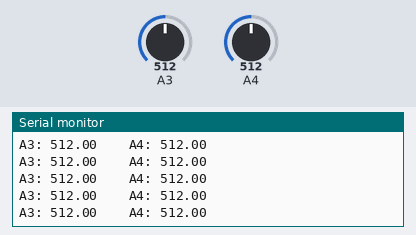
Simulated run of this sketch. Board: Arduino Uno, built with avr-gcc and run on an emulated ATmega328P. Parts: the last lines printed to the serial monitor. The test bench sets the inputs (shaded band); at power-on: A3 = 512, A4 = 512.

Above: at 1.2 s.
1.3 s: A3 set to 716
At 1.35 s:
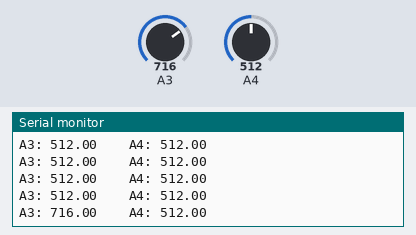
2.8 s: A4 set to 716
At 2.89 s:
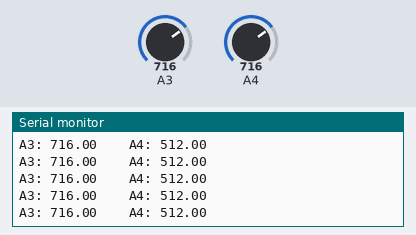
4.3 s: A3 set to 900
At 4.34 s:
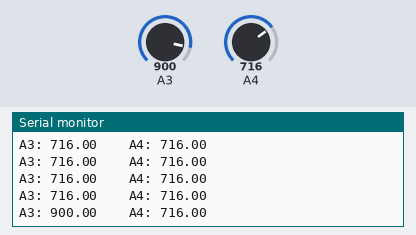
5.8 s: A4 set to 900
At 5.89 s:
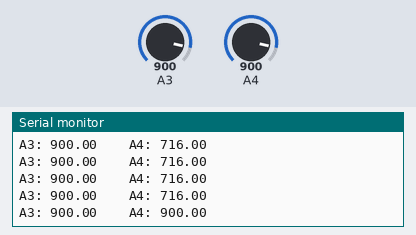
Timing chart, 0 to 8.3 s (numbered marks = the images above; inputs shaded):
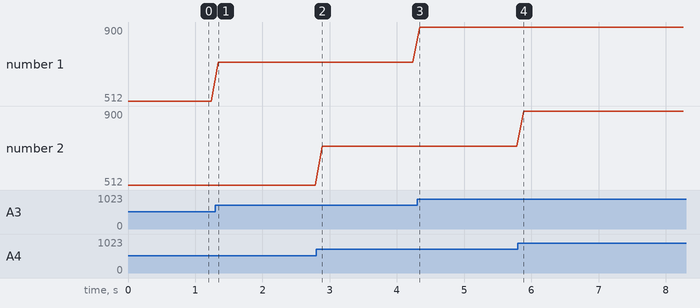

Measured:
- after the input at 1.3 s, the serial monitor: prints a new line at once (image 1)
- after the input at 4.3 s, the serial monitor: prints a new line at once (image 3)
- after the input at 5.8 s, the serial monitor: prints a new line after 0.08 s (image 4)
- plotted number 1: 512 → 716 after the input at 1.3 s, 716 → 900 after the input at 4.3 s

The sketch:

sketch_test_AC.ino
```cpp
void setup(){
  Serial.begin(9600);

  pinMode(A3, INPUT_PULLUP);
  pinMode(A4, INPUT_PULLUP);

}

void loop(){
  int a3=0;
  int a4=0;
  for(int i=0;i<10;i++){
   a3+=analogRead(A3);
   a4+=analogRead(A4);
  }
  float c1=a3/10.0;
  float c2=a4/10.0;
  Serial.print("A3: ");
  Serial.print(c1);
  Serial.print("\t  A4: ");
  Serial.println(c2);

  delay(100);

}
```
